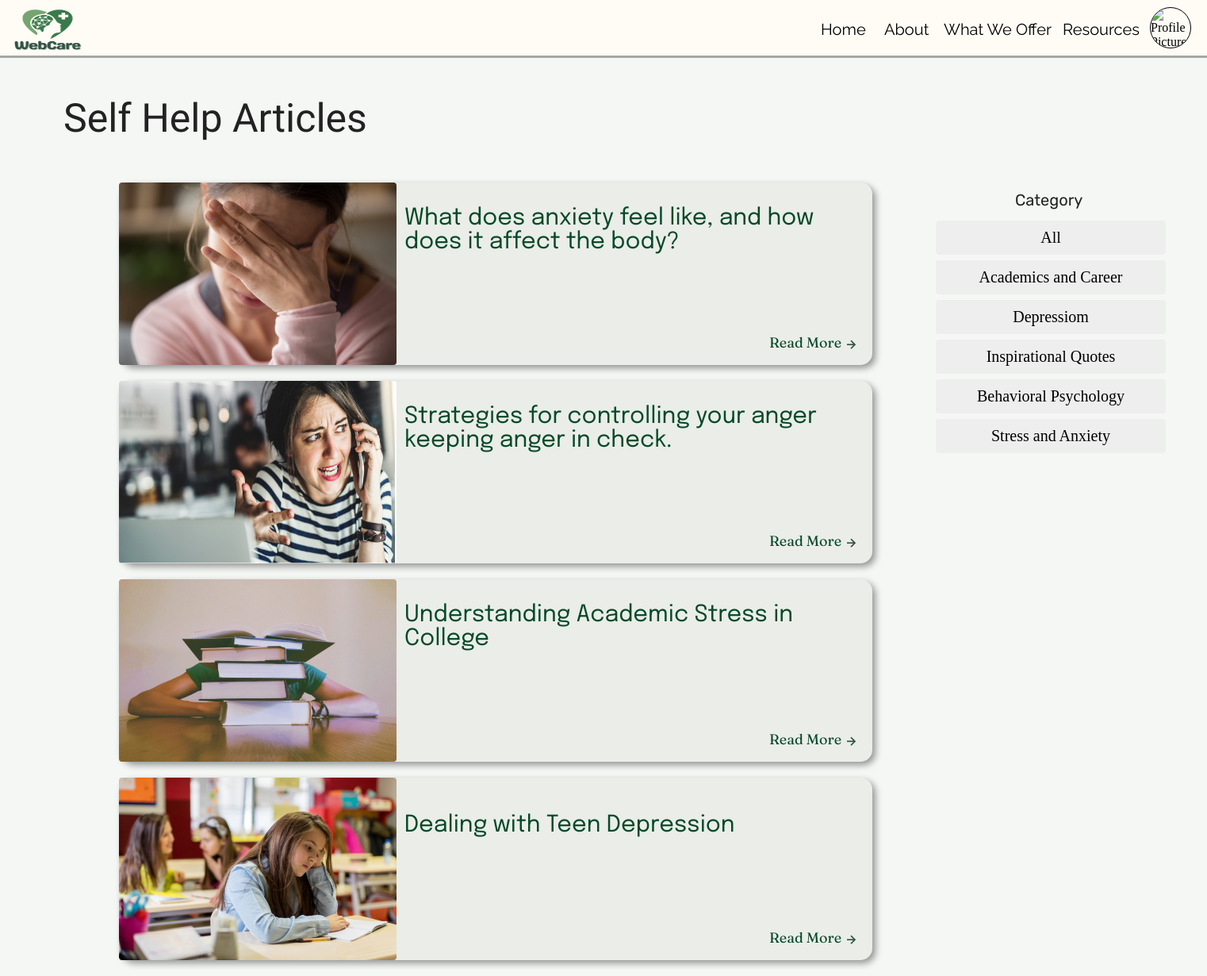
/webcare/resources.php, run on the app's committed database.
### tables this page shows
CREATE TABLE `category` (
  `categoryid` int(255) NOT NULL,
  `name` varchar(255) NOT NULL
);

CREATE TABLE `articles` (
  `articleid` int(255) NOT NULL,
  `title` varchar(255) NOT NULL,
  `link` varchar(2555) NOT NULL,
  `picture` varchar(255) NOT NULL,
  `visit_count` int(255) NOT NULL
);

### webcare/resources.php (the view, shortened to what this page needs)
<?php
include("connection.php");
$sql = "SELECT articleid, title, picture, link FROM articles";
$result = mysqli_query($con, $sql);
$articles = [];
if ($result && mysqli_num_rows($result) > 0) {
    while ($row = mysqli_fetch_assoc($result)) {
        $articles[] = $row;
    }
} else {
    echo "Error fetching articles: " . mysqli_error($con);
}
$categories = [];
$sql_categories = "SELECT * FROM category";
$result_categories = mysqli_query($con, $sql_categories);
if ($result_categories && mysqli_num_rows($result_categories) > 0) {
    while ($category = mysqli_fetch_assoc($result_categories)) {
        $categories[] = $category;
    }
} else {
    echo "Error fetching categories: " . mysqli_error($con);
}
?>
<!DOCTYPE html>
<html lang="en">
<head>
    <link rel="stylesheet" href="home.css">
    <link rel="stylesheet" href="userhome.css">
    <link rel="stylesheet" href="resources.css">
    <link rel="stylesheet" href="https://cdn.jsdelivr.net/npm/boxicons@2.1.0/css/boxicons.min.css">
</head>
<body>
    <div class="hd1">
        <img class="logo" src="logo.png" alt="Logo">
        <a href="resources.php" class="ht1">Resources</a>
        <a href="userhome.php#asd" class="ht2">What We Offer</a>
        <a href="userhome.php#abt" class="ht3">About</a>
        <a href="userhome.php" class="ht4">Home</a>
        <div class="dropdown">
            <div class="profile" onclick="toggleDropdown()">
                <img class="profile1" src="images/profile.jpg" alt="Profile Picture" width="50" height="50" style="border:1px solid black">
            </div>
        </div>
    </div>
    <div class="hd2"></div>
    <div class="rt1">Self Help Articles</div>
    <div class="rt2">Category</div>
    <div class="rcd1">
    <div class="content">
        <div class="hmm"><a href="resources.php" style="color: black; text-decoration: none">All</a></div>
        <?php
        $topPosition = 50;
        foreach ($categories as $category): ?>
            <div class="hello" style="top: <?= $topPosition ?>px;">
                <a href="categpath.php?categoryid=<?= htmlspecialchars($category['categoryid']) ?>" style="color: black; text-decoration: none;"><?= htmlspecialchars($category['name']) ?></a>
            </div>
            <?php $topPosition += 50;  ?>
        <?php endforeach; ?>
    </div>
</div>
<div class="content">
    <?php if (count($articles) > 0): ?>
        <?php foreach ($articles as $article): ?>
            <div class="box">
                <img class="image" src="<?= htmlspecialchars($article['picture']) ?>">
                <div class="title"><?= htmlspecialchars($article['title']) ?></div>
                <a class="link" href="redirect.php?articleid=<?= $article['articleid'] ?>&url=<?= urlencode($article['link']) ?>">Read More<i class='bx bx-right-arrow-alt'></i></a>
            </div>
        <?php endforeach; ?>
    <?php else: ?>
        <p>No articles found.</p>
    <?php endif; ?>
</div>
</body>
</html>

### webcare/home.css (style rules this page uses)
.hd1 { height: 70px; width: 100%; position: absolute; top: 0px; left: 0px; background-color: #FFFCF6; }
.hd2 { height: 3px; width: 100%; position: absolute; top: 70px; left: 0px; background-color: #A6A6A6; }
.logo { height: 70px; width: 100px; position: absolute; top: 4px; left: 10px; }
.ht1 { font-family: 'Raleway' , sans-serif; font-size: 20px; position: absolute; top: 25px; left: 1340px; text-decoration: none; color: black; }
.ht2 { font-family: 'Raleway' , sans-serif; font-size: 20px; position: absolute; top: 25px; left: 1190px; text-decoration: none; color: black; }
.ht3 { font-family: 'Raleway' , sans-serif; font-size: 20px; position: absolute; top: 25px; left: 1115px; text-decoration: none; color: black; }
.ht4 { font-family: 'Raleway' , sans-serif; font-size: 20px; position: absolute; top: 25px; left: 1035px; text-decoration: none; color: black; }

### webcare/userhome.css (style rules this page uses)
.dropdown { position: relative; display: inline-block; }
.profile { display: flex; align-items: center; cursor: pointer; position: absolute; top: -5px; left: 1450px; }
.profile img { border-radius: 50%; margin-right: 10px; }

### webcare/resources.css (style rules this page uses)
body { background-color: #F5F7F5; }
.rt1 { font-family: 'Paytone One' , sans-serif; font-size: 50px; position: absolute; top: 120px; left: 80px; color: #222222; }
.rt2 { font-family: 'Rubik' , sans-serif; font-size: 20px; position: absolute; top: 240px; left: 1280px; color: #222222; }
.rcd1 { position: absolute; margin-top: 40px; left: 1030px; display: flex; flex-direction: column; align-items: center; }
.hello { position: absolute; text-align: center; background-color: #EEEEEE; color: black; border: none; border-radius: 4px; padding: 10px 20px; text-decoration: none; display: inline-block; font-size: 20px; margin-bottom: 10px; cursor: pointer; transition: background-color 0.3s; width: 250px; }
.hmm { position: absolute; text-align: center; background-color: #EEEEEE; color: black; border: none; border-radius: 4px; padding: 10px 20px; text-decoration: none; display: inline-block; font-size: 20px; margin-bottom: 10px; cursor: pointer; transition: background-color 0.3s; width: 250px; }
.content { position:absolute; top: 230px; left: 150px; }
.content { position: absolute; top: 230px; left: 150px; }
.box { height: 230px; width: 950px; background-color: rgba(208, 212, 202, 0.3); margin-bottom: 20px; position: relative; box-shadow: 4px 4px 8px rgba(0, 0, 0, 0.4); display: flex; align-items: center; justify-content: space-between; border-radius: 15px; }
.image { height: 230px; width: 350px; margin-right: 10px; border-radius: 4px; }
.title { color:#064927; font-family: 'Epilogue', sans-serif; font-size: 29px; margin-top: -110px; flex: 1; }
.link { font-family: 'Fraunces', sans-serif; position: absolute; top: 190px; left: 820px; text-decoration: none; font-size: 18px; color: #064927; }
.link i.bx { margin-left: 2px; font-size: 20px; vertical-align: middle; color: #325343; }

### data on the page
category: name "Academics and Career"
category: name "Depressiom"
category: name "Inspirational Quotes"
category: name "Behavioral Psychology"
category: name "Stress and Anxiety"
articles: picture (picture), title "What does anxiety feel like, and how does it affect the body?"
articles: picture (picture), title "Strategies for controlling your anger keeping anger in check."
articles: picture (picture), title "Understanding Academic Stress in College"
articles: picture (picture), title "Dealing with Teen Depression"
